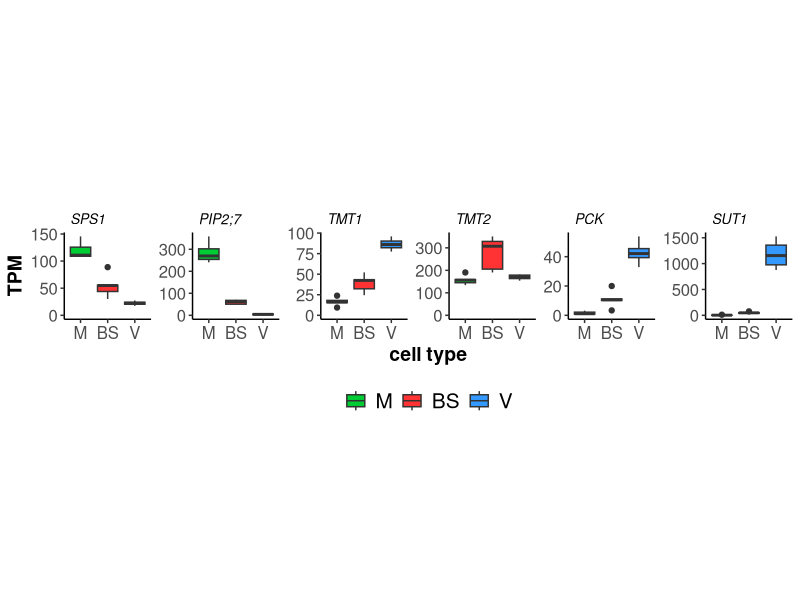

This figure's R source:
setwd("")

library(ggplot2)
require(reshape2)


tpm <- read.csv("KitaakeLCM_TPM.csv", header=TRUE)
list <- read.delim("Cell.marker.genelist.txt", header = TRUE)
list$Symbol <- as.character(list$Symbol)
list$Symbol <- factor(list$Symbol, levels = list$Symbol)

sub <- merge(tpm, list, by="GENEID")
row.names(sub) <- sub$Symbol
sub <- sub[,2:15]

tv <- t(sub)

cell_type <- c("BS","BS","BS","BS","BS","M","M","M", "M","M","V","V","V", "V")
tv <- as.data.frame(tv)
tv$cell_type <- cell_type
head(tv)

tv$cell_type <- as.factor(tv$cell_type)
levels(tv$cell_type)
tv$cell_type <- factor(tv$cell_type, levels(tv$cell_type)[c(2,1,3)])
levels(tv$cell_type)

melt <- melt(tv)
melt$variable <- factor(melt$variable, levels=list$Symbol)
levels(melt$variable)
head(melt)
melt <- as.data.frame(melt)

p<- ggplot(melt, aes(x=cell_type, y=value, fill=cell_type)) + 
  geom_boxplot()+
  expand_limits(y = 0)+
  facet_wrap (~variable, scale = "free", nrow = 1,labeller = label_wrap_gen(5))+
  labs(title="", x="cell type", y = "TPM")+
  scale_fill_manual(name = "Cell Type", labels = c("M", "BS", "V"),
                    values = c("#00CC33","#FF3333","#3399FF")) +
  theme(axis.text=element_text(size=12), 
        axis.title=element_text(size=14,face="bold", colour = "black"), 
        strip.text.x = element_text(size = 10, colour = "black", angle = 0,face = "italic",hjust=0), 
        legend.position="bottom", legend.title = element_blank(),
        legend.text = element_text(colour="black", size=15), 
        panel.grid.major = element_line(), panel.grid.minor = element_line(),
        panel.background = element_blank(), 
        strip.background = element_blank(),
        aspect.ratio = 1, 
        axis.line = element_line(colour = "black"))
p  
